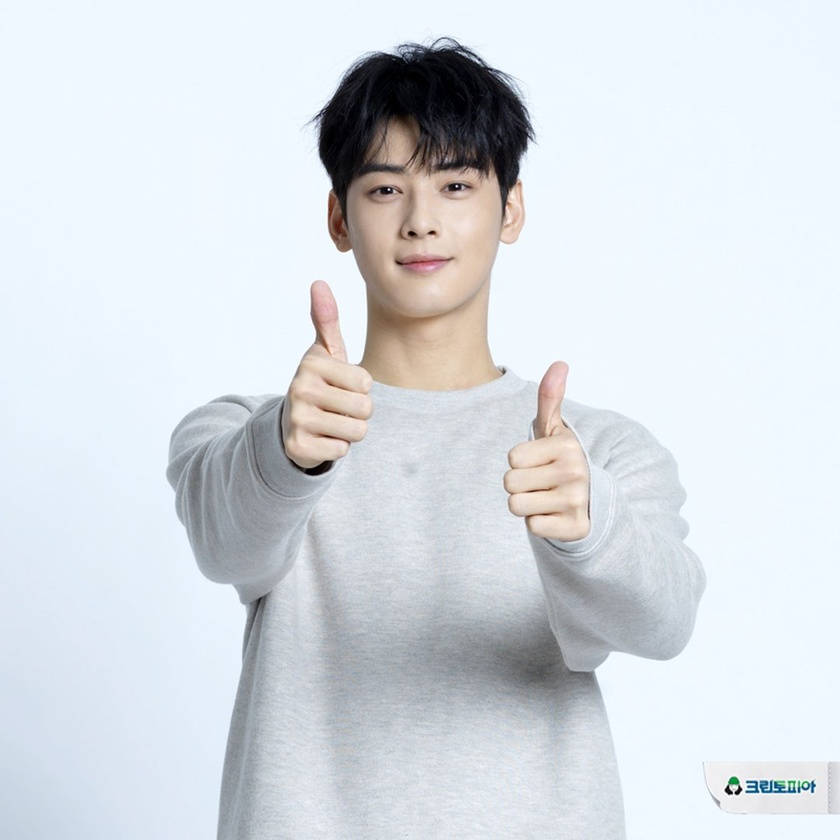
//> input picture faceTime_detect/good.jpg, 840 x 840 px, shrunk from 1080 x 1080 before the run
$ ./faceTime_detect   (built with g++ and OpenCV 4)
//> lines starting //> are read from the running program, lines starting //| are printed output that depends on the picture; after the words box and inside, x2 and y2 are one past the last pixel; in counts of white or black regions, pixels touching at a corner belong together
#include <iostream>
#include "opencv2/opencv.hpp"
#include <opencv2/core.hpp>

#include <opencv2/core/utils/logger.defines.hpp>
#include <opencv2/core/utils/logtag.hpp>
#include <opencv2/core/utils/logger.hpp>


#define OPENCV_LOGGER_DEFINES_HPP

using namespace cv;
using namespace std;

Mat img, tmpimg, skinImg, handImg;

void detect_Ycrcb();
void detect_hands();

int main()
{
    utils::logging::setLogLevel(utils::logging::LOG_LEVEL_ERROR);

    img = imread("good.jpg");
//> img is the input picture: 840 rows x 840 cols, CV_8UC3; mean B, G, R 225.7, 220.2, 214.9

	if (img.empty()) {
		cout << "이미지를 읽을 수 없습니다." << endl;
		exit(-1);
	}

	imshow("image", img);
	detect_Ycrcb();
    detect_hands();

	waitKey(0);

	return 0;
}

// 피부색 영역 검출
void detect_Ycrcb() {

    Mat ycrcbImg;

    cvtColor(img, ycrcbImg, COLOR_BGR2YCrCb);
//> ycrcbImg: 840 rows x 840 cols, CV_8UC3; mean of channels 0, 1, 2 219.3, 124.9, 131.6
    inRange(ycrcbImg, Scalar(0, 133, 77), Scalar(255, 173, 127), ycrcbImg);
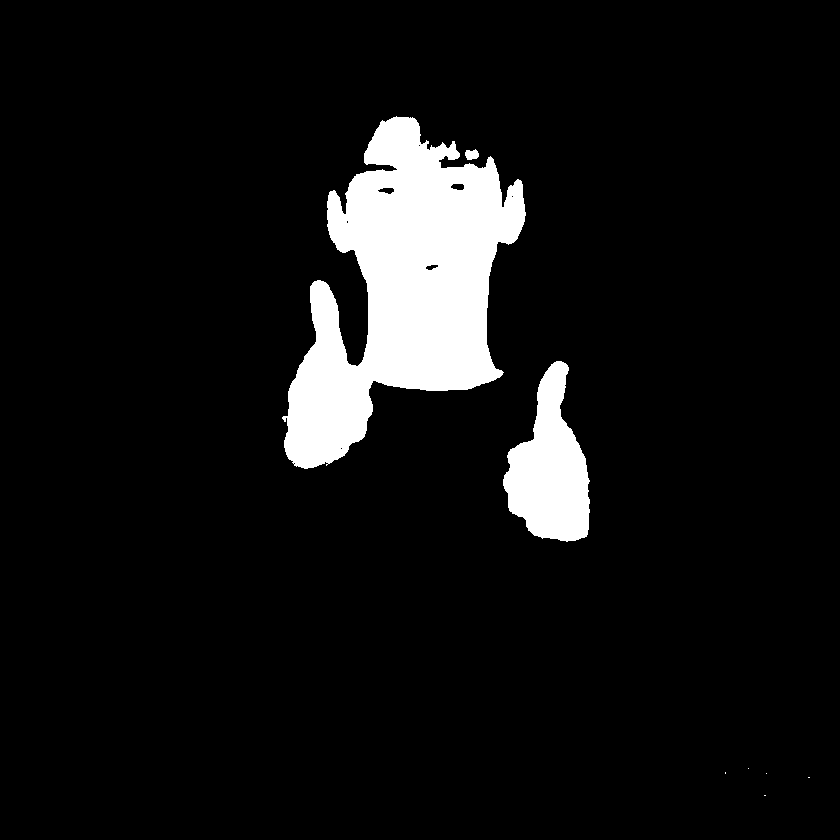
//> ycrcbImg: 840 rows x 840 cols, CV_8UC1; 7.7% white; 8 white regions (5 under 20 px), largest, box (x1, y1, x2, y2) and area: (282, 116, 526, 469) 44585, (503, 361, 590, 542) 9423, (465, 149, 479, 160) 116

    skinImg = Mat::zeros(img.size(), CV_8UC3);

    bitwise_and(img, img, skinImg, ycrcbImg);
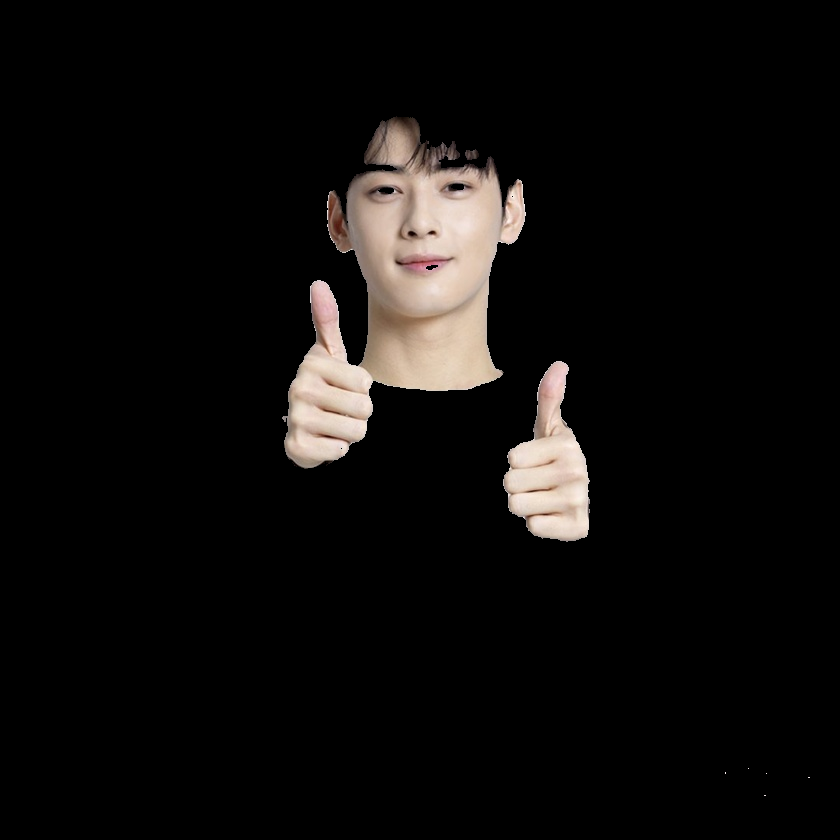
//> skinImg: 840 rows x 840 cols, CV_8UC3; mean B, G, R 12, 13.2, 15

    imshow("skinImage", skinImg);

    if (skinImg.empty()) {
        cout << "이미지를 읽을 수 없습니다." << endl;
        exit(-1);
    }
}

void detect_hands() {

    CascadeClassifier hand_classifier("D:\\opencv\\build\\etc\\haarcascades\\hand.xml");

    if (hand_classifier.empty()) {
        cerr << "XML 로드 실패" << endl;
        return;
    }

    vector<Rect> hands;
    hand_classifier.detectMultiScale(skinImg, hands);

    Mat handImg = skinImg.clone(); // 이미지 복사

    for (Rect rc : hands) {
        rectangle(handImg, rc, Scalar(0, 0, 0), 2);
    }

    imshow("handImage", handImg);

    if (handImg.empty()) {
        cout << "이미지를 읽을 수 없습니다." << endl;
        exit(-1);
    }

    // CascadeClassifier 로는 손 동작을 감지할 수 없음
    // openpose 라이브러리 사용?

}
